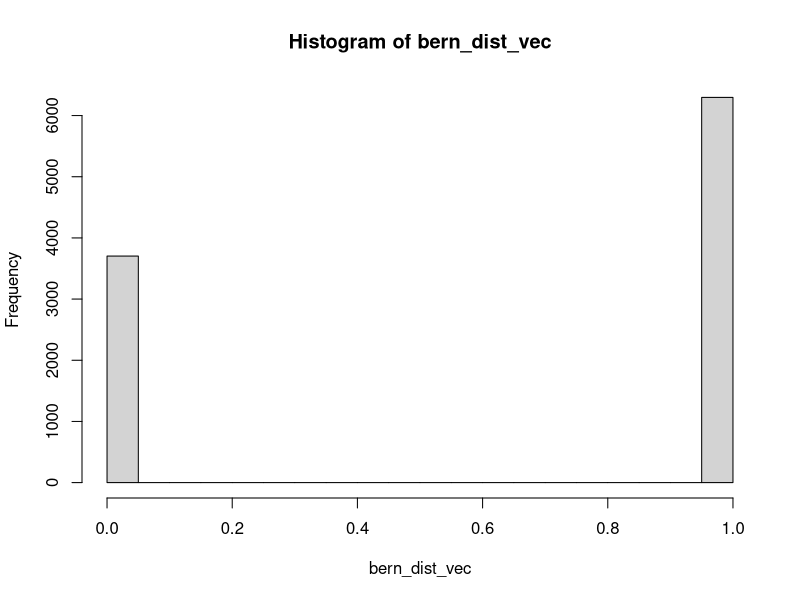
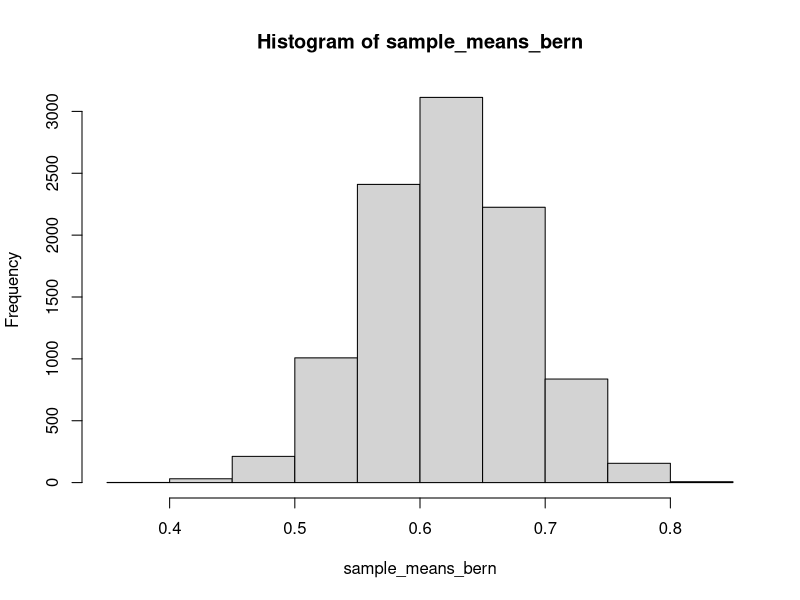
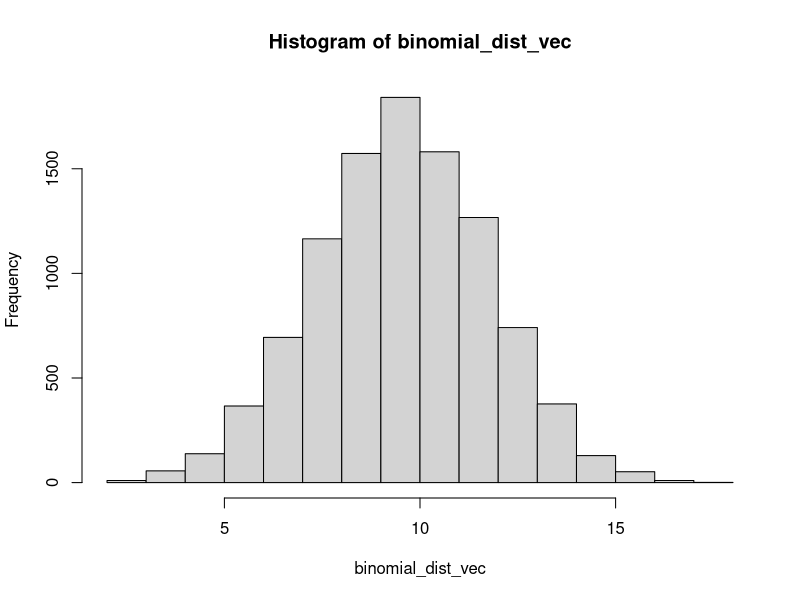
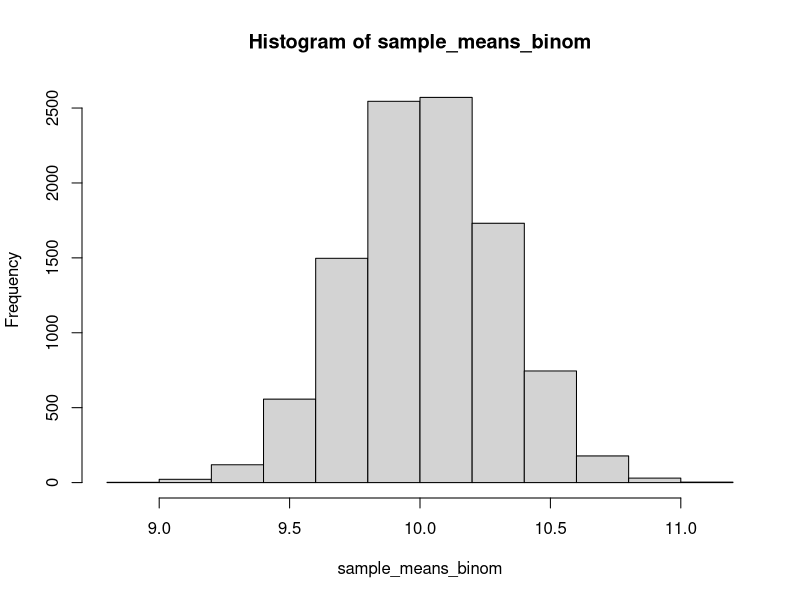
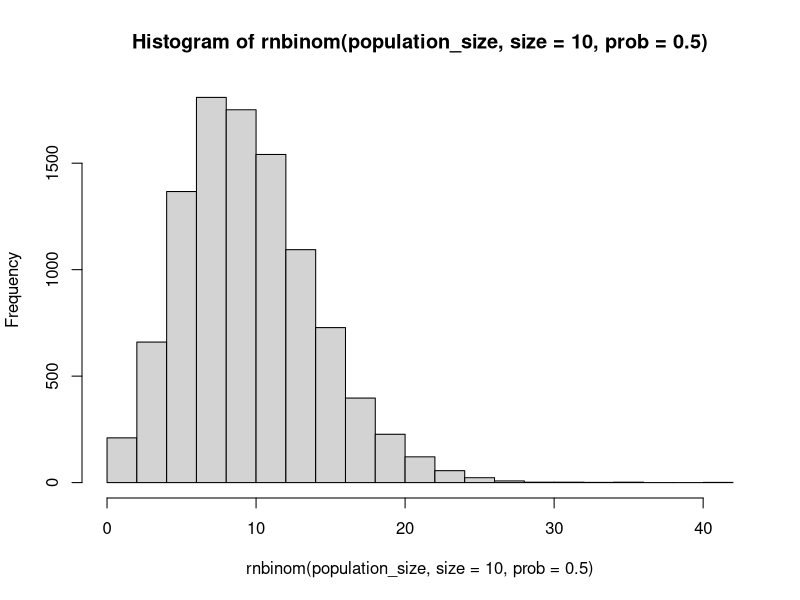
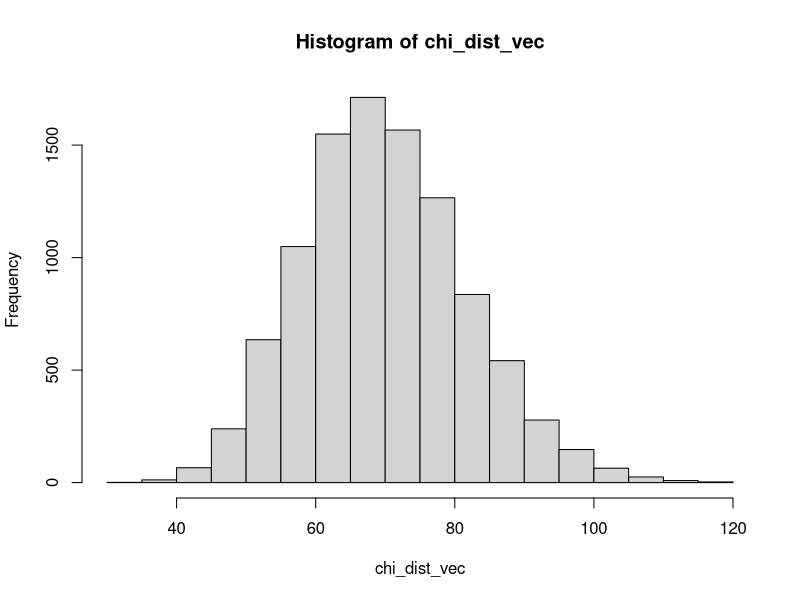
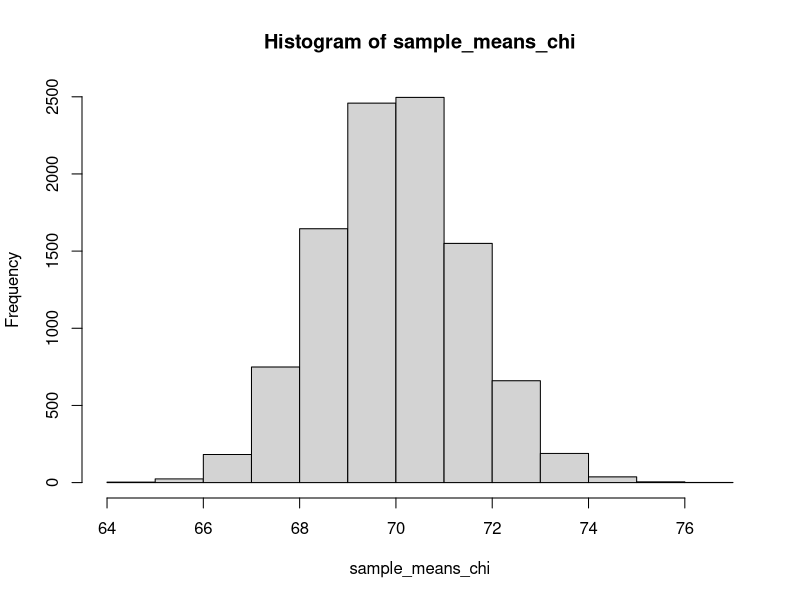
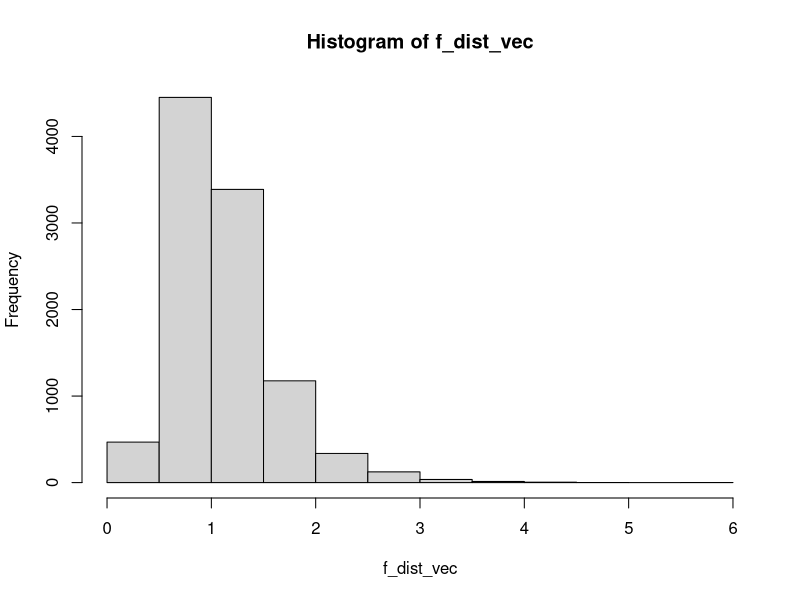

Here is the R script that generated these plots, in order:
#### Modeling the CLT with different distributions
#### Piers Kirk, 02.24.21
set.seed(1) ## every random value produced will be the same 
population_size = 10000
number_of_samples = 10000
sample_size = 60

## returns a vector of sample means sampled from a given population distribution
sampling_distribution <- function(pop_dist) {
  sample_mean <- c()
  for (i in 1:number_of_samples) { 
    sample_mean[i] = mean(sample(pop_dist, size=sample_size, replace = F))
  }
  return(sample_mean)
}

## for each distribution, the code performs the following:
#### line 1: creates the population distribution 
#### line 2: creates the distribution of sample means
#### line 3: creates histograms of both distributions 

##############################################
################## Bernoulli #################
##############################################
## one T/F question on a quiz 
bern_dist_vec <- rbinom(population_size, size = 1, prob=0.63) ## the expected value of b dist is the prob of success 
sample_means_bern <- sampling_distribution(bern_dist_vec) 
hist(bern_dist_vec); hist(sample_means_bern) ## expected value does not imply it ever happens
##############################################
################## Binomial ##################
##############################################
## all questions on the T/F quiz 
binomial_dist_vec <- rbinom(population_size, size = 20, prob=0.5) ## mean of binom dist = prob of single success * number of trials
sample_means_binom <- sampling_distribution(binomial_dist_vec) 
hist(binomial_dist_vec); hist(sample_means_binom)
#### Negative Binomial Distribution
hist(rnbinom(population_size, size = 10, prob = 0.5))
##############################################
################# Chi-Square #################
##############################################
chi_dist_vec <- rchisq(population_size, df = 70) ## see wiki page 
sample_means_chi <- sampling_distribution(chi_dist_vec) 
hist(chi_dist_vec); hist(sample_means_chi) 
##############################################
##################### F ######################
##############################################
f_dist_vec <- rf(population_size, df1 = 30, df2 = 20) ## expected value = df2 / df2 - 2
sample_means_f <- sampling_distribution(f_dist_vec) ## expected value of a random variable is its mean
hist(f_dist_vec); hist(sample_means_f) ## this is the mean of population distribution, this is the mean of the sampling distrirbution...
##############################################
################## Logistic ##################
##############################################
## a logistic distribution is defined by two key parameters: 1.) mean 2.) scale
## "The main difference between the normal distribution and the logistic 
## distribution lies in the tails and in the behavior of the failure rate
## function. The logistic distribution has slightly longer tails compared 
## to the normal distribution." - https://www.weibull.com/hotwire/issue56/relbasics56.htm#:~:text=The%20main%20difference%20between%20the,compared%20to%20the%20normal%20distribution.
log_vec <- rlogis(population_size, location = 0, scale = 1) ## analogous to mean and variance (scale is proportional to variance)
sample_means_log <- sampling_distribution(log_vec) 
hist(log_vec); hist(sample_means_log) 
##############################################
####### Normal Distribution (Gaussian) #######
##############################################
norm_vec <- rnorm(population_size, mean = 0, sd = 1) ## reminder: theoretical distributions are infinite 
sample_means_normal <- sampling_distribution(norm_vec) 
hist(norm_vec); hist(sample_means_normal) 
##############################################
################## Poisson ###################
##############################################
## lambda: per unit time what is the average amount of occurrences that you think the event will happen
## QUESTION: https://www.geeksforgeeks.org/compute-randomly-drawn-poisson-density-in-r-programming-rpois-function/ 
poisson_vec <- rpois(population_size, lambda = 4) ## the mean and the variance = lambda   
sample_means_pois <- sampling_distribution(poisson_vec) 
hist(poisson_vec); hist(sample_means_pois) 
##############################################
################## Student t #################
##############################################
## df (degrees of freedom): number of independent pieces of information needed in order to make a calculation / how much do you need to correct 
t_vec <- rt(population_size, df=30) ## when df = Inf, for student-t -> distribution becomes normal 
sample_means_t <- sampling_distribution(t_vec) 
hist(t_vec); hist(sample_means_t) 
##############################################
################## Uniform ###################
##############################################
## uniform distribution: all outcomes have equal probability 
uni_vec <- runif(population_size, min = 0, max = 100) 
sample_means_uni <- sampling_distribution(uni_vec) 
hist(uni_vec); hist(sample_means_uni) 
##############################################
################## Bimodal ###################
##############################################
bimodal_vec_1 <- rnorm(population_size, mean = 0, sd = 5)
bimodal_vec_2 <- rnorm(population_size, mean = 20, sd = 5)
bimodal_vec_3 = c(bimodal_vec_1, bimodal_vec_2)
hist(bimodal_vec_3)
mean(bimodal_vec_3)
sd(bimodal_vec_3)
sample_means_bimodal <- sampling_distribution(bimodal_vec_3) 
hist(sample_means_bimodal)
mean(sample_means_bimodal)
sd(sample_means_bimodal)
##############################################
##############################################
##############################################

## FOR NEXT WEEK:
### create R Shiny app that uses 1 distribution, 
### include pop values, sample size and number of samples 

################################################################
################################################################
## REFERENCES
##
## Probability Distributions in R (Stat 5101, Geyer)
## Charles J. Geyer
## 02.24.21
## https://www.stat.umn.edu/geyer/old/5101/rlook.html
##
## Bernoulli Distribution
## 365 Data Science
## 02.24.21
## https://www.youtube.com/watch?v=nl9WiZMZnYs&t=6s
##
## Probability: Binomial Distribution
## 365 Data Science
## 02.24.21
## https://www.youtube.com/watch?v=_FbZI9mtSSM 
##
## jbstatistics 
## 02.24.21
## https://www.youtube.com/watch?v=hcDb12fsbBU
##
## An Introduction to the Chi-Square Distribution
## An Introduction to the F Distribution 
## jbstatistics
## 02.24.21
## https://www.youtube.com/watch?v=G_RDxAZJ-ug
##
## Data Science & Statistics Tutorial: The Poisson Distribution
## 365 Data Science 
## 02.24.21
## https://www.youtube.com/watch?v=BbLfV0wOeyc 
##
## Student's T Distribution
## 365 Data Science 
## 02.24.21
## https://www.youtube.com/watch?v=32CuxWdOlow
##
## Introduction to Discrete Uniform Distribution
## 365 Data Science 
## 02.24.21 
## https://www.youtube.com/watch?v=3C9mpj-NYgo 
## 
################################################################


